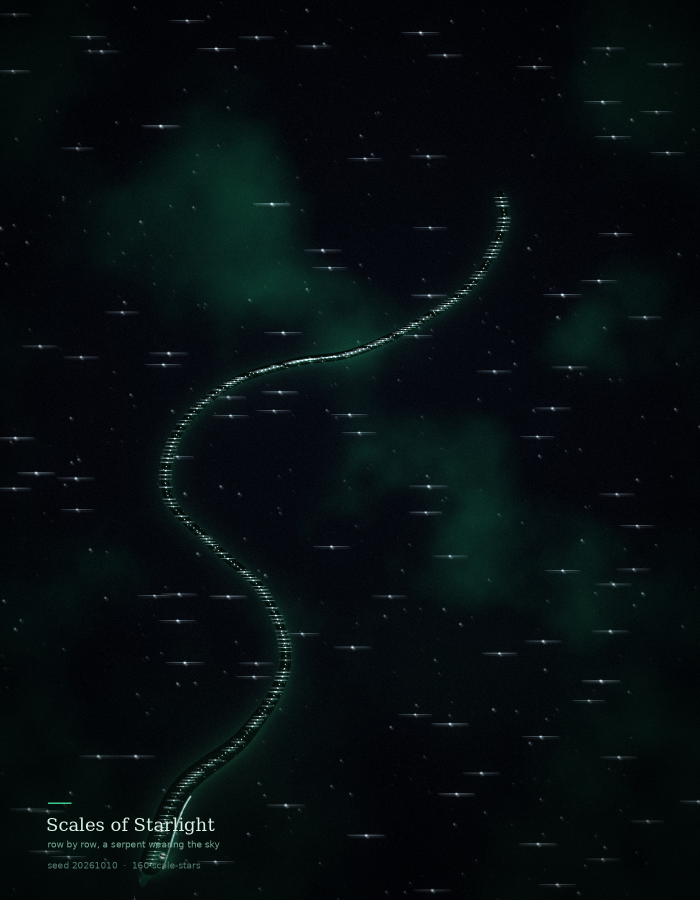
#> input picture scales-of-starlight.png, 1400 x 1800 px, found by its file name (shown at 1/2 size)
$ python probe_components.py
#> lines starting #> are read from the running program, lines starting #| are printed output that depends on the picture; after the words box and inside, x2 and y2 are one past the last pixel; in counts of white or black regions, pixels touching at a corner belong together
"""Probe 5: figure out what's IN the fused plateau at (585,725) — is it sky stars
from the background field landing on the body, or is it the body glow? Render a
dark-only version (no stars field, no bloom) of just that flank strip.
"""
import numpy as np
from PIL import Image

# same flank strip from the composited image
im = np.asarray(Image.open("/home/adora/narusya-play/scales-of-starlight.png").convert("RGB")).astype(np.float32) / 255
H, W, _ = im.shape
#> H = 1800; W = 1400
lum = im @ np.array([0.299, 0.587, 0.114])

# 1) count the sky stars in a 220x24 window around (585,725)
# sky stars were drawn with `add` into `stars` — we can't re-derive them here, but
# we CAN check whether the plateau is made of discrete bright points at a
# different scale (i.e., sky stars) by looking at a 2D slice.
strip = lum[725 - 24:725 + 24, 585 - 110:585 + 110]
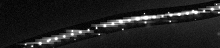
#> strip: shape (48, 220) float64; min 0.0023, max 1, mean 0.13
# find every pixel > 0.7 (bright)
bright = strip > 0.7
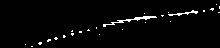
#> bright: shape (48, 220) bool; 2.5% white in thin lines or dots, all inside (x1, y1, x2, y2) = (25, 4, 220, 47)
# count connected components via simple flood-free label scan (scipy unavailable)
# use scipy.ndimage.label if available, else do a crude row-run count
try:
    from scipy import ndimage
    lab, n = ndimage.label(bright)
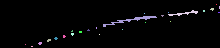
#> lab: shape (48, 220) int32; 26 distinct labels, from 0 to 25; one colour per label, 0 black
#> n = 25
    print(f"bright components in flank window: {n}")
#| bright components in flank window: 25
except ImportError:
    # crude: count runs of >0.7 per row, average
    runs_per_row = []
    for r in range(strip.shape[0]):
        row = strip[r]
        n_runs = 0
        in_run = False
        for v in row:
            if v > 0.7 and not in_run:
                n_runs += 1
                in_run = True
            elif v <= 0.7:
                in_run = False
        runs_per_row.append(n_runs)
    print(f"mean bright runs per row (crude): {np.mean(runs_per_row):.1f}")
    print(f"max bright runs in any row: {max(runs_per_row)}")
